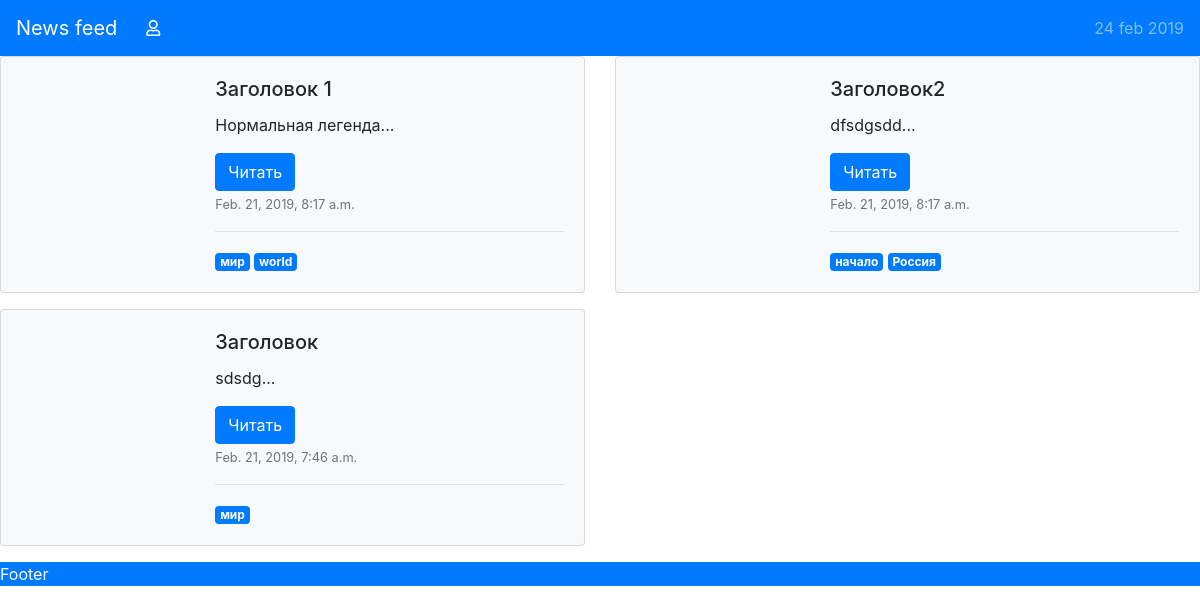
The app's page /articles/ with its own data.
### users/models.py (models this page shows, shortened)
class Article(models.Model):
	title = models.CharField(max_length=100)
	legend = models.CharField(max_length=300)
	description = models.TextField()
	author = models.ForeignKey(User, on_delete=models.CASCADE)
	time_published = models.DateTimeField(auto_now_add=True)
	time_edited = models.DateTimeField(auto_now=True)
	tags = models.ManyToManyField(
		Tag,
		related_name="articles",
		related_query_name="article",
		db_table="user_article_tags"
	)
	class Meta:
		ordering = ["-time_published"]

class Tag(models.Model):
	name = models.CharField(max_length=255, unique=True)

### users/views.py (the view)
# urls.py: re_path(r'^articles/$', views.tag_page),
def tag_page(request):
	tag = request.GET.get("tag", None)
	if tag is not None:
		articles = Article.objects.filter(tags__name=tag)
	else:
		articles = Article.objects.all()
	user = None
	id = request.session.get('_auth_user_id', None)
	if id is not None:
		user = User.objects.get(id=id)
	if user is None and request.method == "POST":
		user = authenticate(username=request.POST['login'], password=request.POST['pass'])
		if user is not None:
			login(request, user)
	return render(request, 'index.html', context={
		'articles': articles,
		'user': user,
		'header': header_data
	})

### templates/index.html (shortened to what this page needs)
{% extends "base.html" %}
{% block content %}
<div class="row">
{% for article in articles %}
		<div class="col-lg-6">
				<div class="card bg-light mb-3">
						<div class="row no-gutters">
								<div class="col-sm-4">
								</div>
								<div class="col-sm-8">
										<div class="card-body">
												<h5 class="card-title">{{ article.title }}</h5>
												<p class="card-text">{{ article.legend }}...</p>
												<button type="button" class="btn btn-primary" data-toggle="modal" data-target="#article{{ article.id }}">
														Читать
												</button>
												<p class="card-text"><small class="text-muted">{{ article.time_published }}</small></p>
												<hr>
												{% for tag in article.tags.all %}
												<a href="/articles/?tag={{ tag.name }}" class="badge badge-primary">{{ tag.name }}</a>
												{% endfor %}
										</div>
								</div>
						</div>
				</div>
		</div>
{% empty %}
<h2>Статей не найдено</h2>
{% endfor %}
</div>
{% endblock content %}

### static/css/style.css (style rules this page uses)
body { font-family: Verdana; }

### records on screen
Article: title "Заголовок 1", legend "Нормальная легенда", time_published "Feb. 21, 2019, 8:17 a.m."
Tag: name "мир"
Tag: name "world"
Article: title "Заголовок2", legend "dfsdgsdd", time_published "Feb. 21, 2019, 8:17 a.m."
Tag: name "начало"
Tag: name "Россия"
Article: title "Заголовок", legend "sdsdg", time_published "Feb. 21, 2019, 7:46 a.m."
